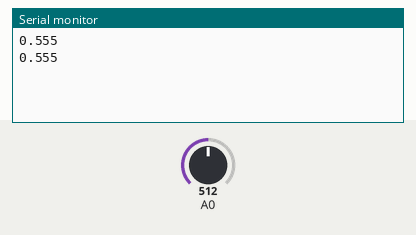
Recording of a sketch running on a simulated Arduino Uno, built with avr-gcc and run on an emulated ATmega328P. Parts: the last lines printed to the serial monitor. The test bench sets the inputs (shaded band); at power-on: A0 = 512.

Above: at 1.8 s.
1.9 s: A0 set to 716
At 2.4 s:
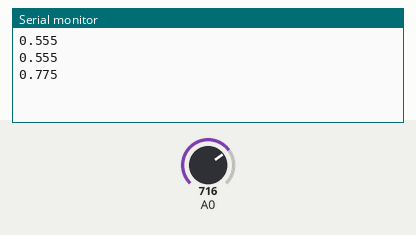
3.4 s: A0 set to 900
At 4.8 s:
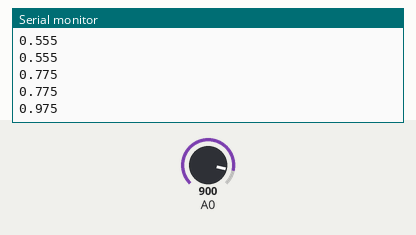
Timing chart, 0 to 6.4 s (numbered marks = the images above; inputs shaded):
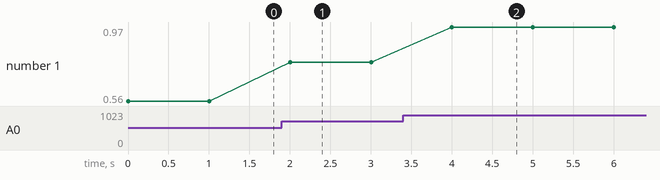

Measured:
- after the input at 1.9 s, the serial monitor: prints a new line after 0.10 s (image 1)
- after the input at 3.4 s, the serial monitor: prints a new line after 0.60 s (image 2)
- plotted number 1: 0.56 → 0.78 after the input at 1.9 s, 0.78 → 0.97 after the input at 3.4 s

The sketch:

voltmeter101-8.ino
```cpp
/*
 * Purpose: Using the analog-to-digital converter - internal bandgap reference.
 * Board: Arduino UNO
 * IDE: 1.8.19
 *
 * Usage: open the serial monitor and observe the results.
 *
 * By: Clemens Valens
 * Date: 5/9/2022
 */

const float R1i = 10; // kilo-ohm (ideal)
const float R1 = 9.999; // kilo-ohm
const float R2i = 135; // kilo-ohm (ideal)
const float R2 = 133.8; // kilo-ohm

const float K = (R1/(R1+R2)) / (R1i/(R1i+R2i));

const float AVCC = 5.001; // volt
const float VREF = 1.1; // volt

void setup(void)
{
  Serial.begin(115200);
  analogReference(INTERNAL);
}

void loop(void)
{
  float Vin = K * ((float)analogRead(A0)/1024)*VREF;
  Serial.println(Vin,3);
  delay(1000);
}
```
